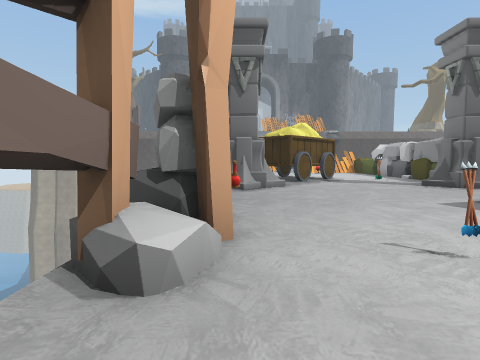
View 1 (above)

18 first-person views from a walk through a scene from a Unity 3-D project. The camera is 1.4 m above the floor, tilts 4° down and sees 80° across. The floor is counted in squares, 2 m on a side. Each view is taken from the middle of a square. On the plan, view 1 faces up. The plan holds only what a view shows up to about 10 squares ahead; the rest is blank. The place goes on beyond the plan. The player character is not drawn. Some animated figures are left out. Some surface patterns are stand-ins.

View 2
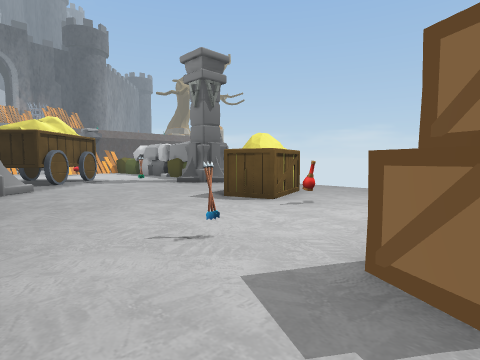

View 3
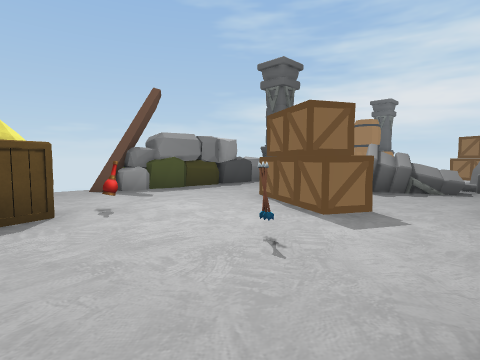

View 4
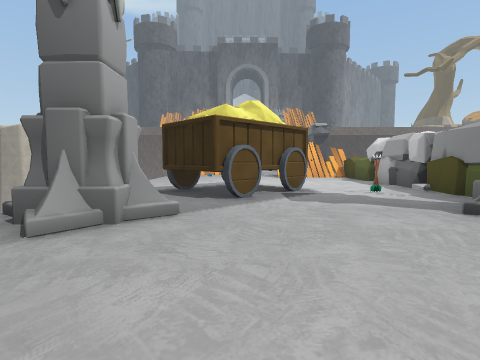

View 5
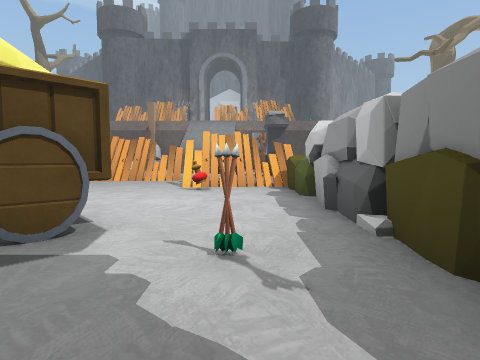

View 6
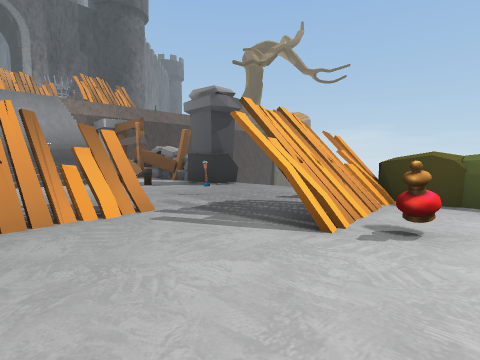

View 7
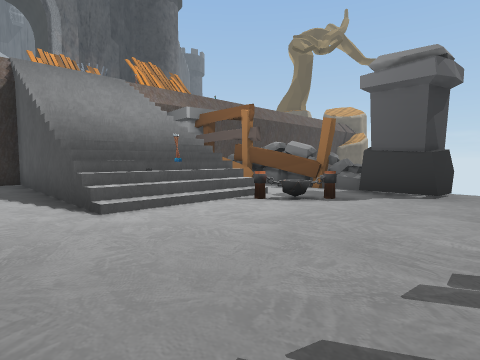

View 8
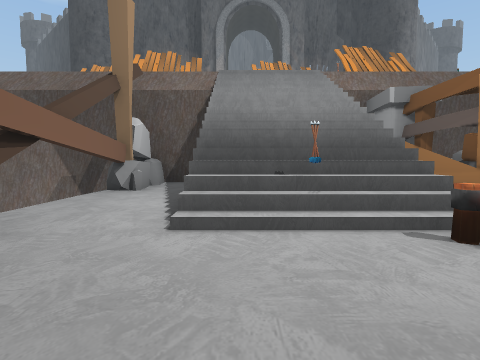

View 9
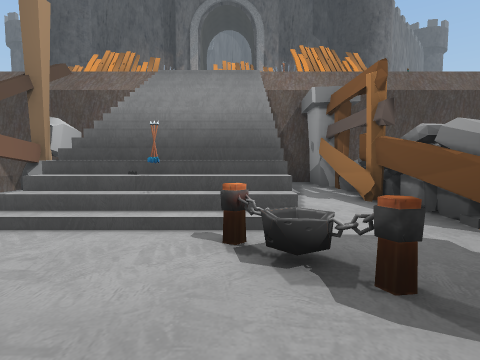

View 10
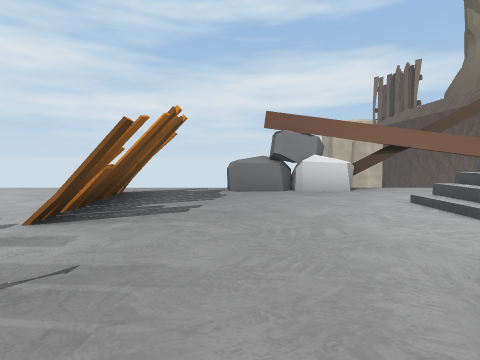

View 11
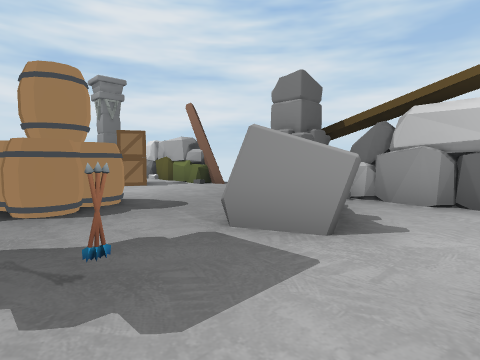

View 12
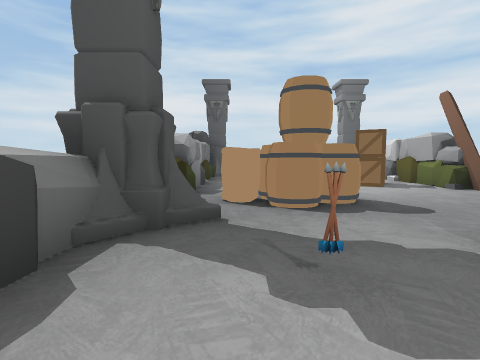

View 13
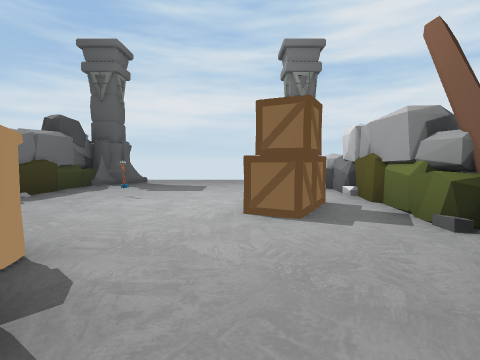

View 14
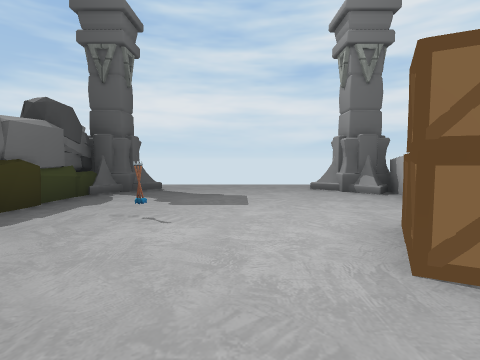

View 15
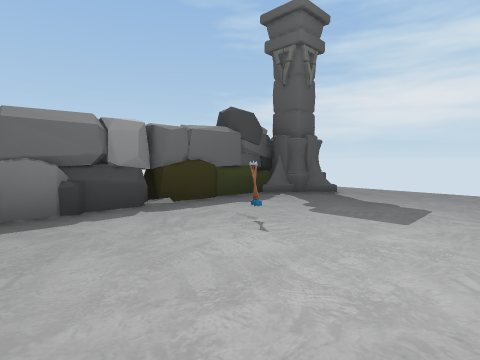

View 16
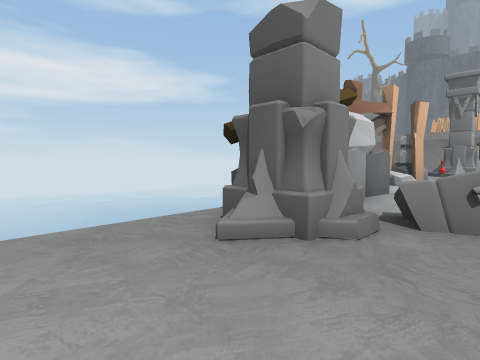

View 17
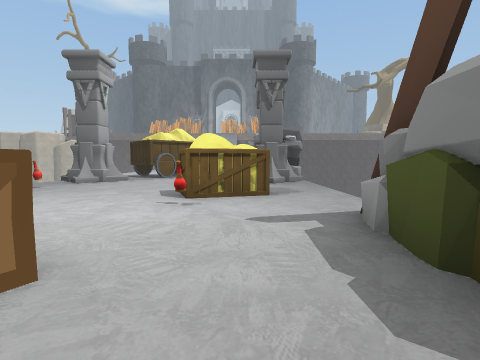

View 18
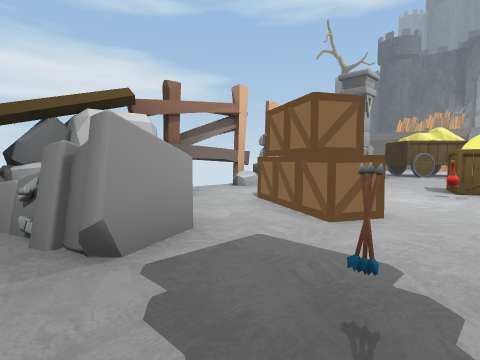

### Floor plan
Key: @ floor where view 1 was taken; # wall or solid block; x gap in a wall; . floor; / step, stairs or slope; = window, fence, low wall or low ledge; ^ raised ledge; v drop or lower ground; O other object.
Columns run from 4 left of view 1 to 9 right of it. Each row starts with its distance up from view 1.
 30      #   #
 29 #v####///#####
 28    #..///.#
 27    #..///.##
 26    #..///.##
 25    ...///.##
 24    .../O/..#
 23    #..///..#
 22    #....O..=
 21    #.......#
 20    ^.......#
 19    ......O..
 18    .###.....
 17    ........
 16    .....###x
 15    .....O..^
 14    ........^
 13    ..O.....#
 12     ..O....#
 11     .OOO...#
 10     .OOO.O.#
  9      .O....#
  8    .#.....##
  7    v#.....#.
  6    .........
  5     O.......
  4     ....OO..
  3    #....O...
  2    #..O.O..v
  1    #.......#
  0    #@.OO...#
 -1    ##..OO..#
 -2     #.O....#
 -3    ##OOOO.#^
 -4    #OO....##
 -5    .O...O.#
 -6    ....OOO^
 -7    .....O.^
 -8    #......#
 -9    #.OO...#
-10    #.O..O.##
-11    #......#
-12    ##.....#
-13     #.....#
-14     ##....#
-15      .....

Where each view was taken, in squares from view 1:
view 1: 0 up, 0 right, facing up
view 2: 0 up, 0 right, facing up-right
view 3: 4 up, 0 right, facing down-right
view 4: 4 up, 2 right, facing up
view 5: 8 up, 5 right, facing up
view 6: 14 up, 1 right, facing up-right
view 7: 19 up, 0 right, facing up-right
view 8: 20 up, 2 right, facing up
view 9: 20 up, 4 right, facing up
view 10: 20 up, 6 right, facing left
view 11: 1 down, 5 right, facing down-left
view 12: 1 down, 5 right, facing down
view 13: 5 down, 2 right, facing down
view 14: 7 down, 3 right, facing down
view 15: 8 down, 2 right, facing down-right
view 16: 7 down, 2 right, facing up-left
view 17: 2 down, 5 right, facing up
view 18: 4 down, 5 right, facing up-left
